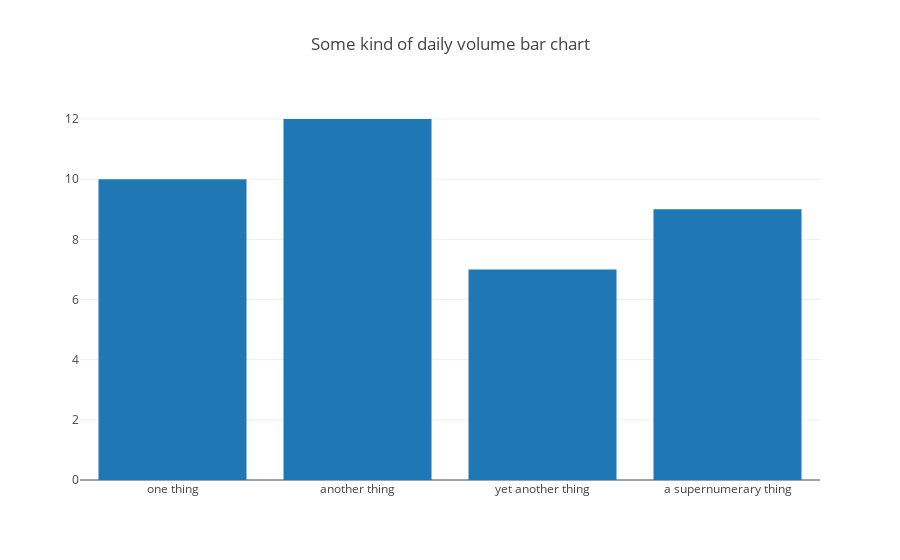

Notebook cell for this chart:
### Markdown cell above
There are lots of great example graphs *with code* on the plotly website, for example [these line charts](https://plot.ly/python/line-charts/).

## Making a nice bar chart:
You can do other types of plot in a similar way, for example bar charts:

### Code cell
figure = {
    'data': [
            {'x': ['one thing', 'another thing', 'yet another thing', 'a supernumerary thing'],
             'y': [10, 12, 7, 9],
             'type': 'bar',
             'name': 'Volume'
            }
        ],
    'layout': {'title': 'Some kind of daily volume bar chart'}
}

iplot(figure)

### Figure 1 — Plotly figure (JSON) as saved in the notebook; plotly's stock layout.template omitted (floating-point values rounded to 4 significant figures)
{"data": [{"name": "Volume", "type": "bar", "uid": "0f4fc294-a956-4452-b1a4-9b6fd66135f6", "x": ["one thing", "another thing", "yet another thing", "a supernumerary thing"], "y": [10, 12, 7, 9]}], "layout": {"title": "Some kind of daily volume bar chart"}}
